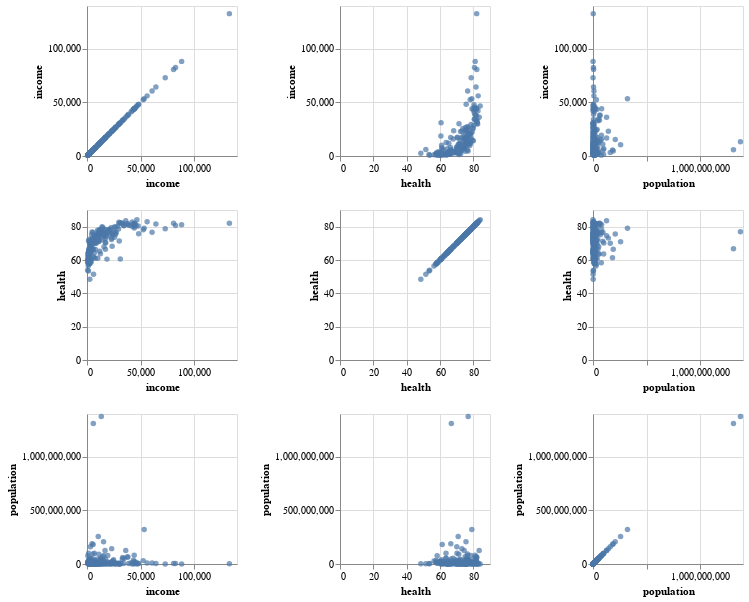

Notebook source saved alongside this figure:
### Code cell
alt.Chart(gapminder).mark_circle().encode(
    alt.X(alt.repeat("column"), type='quantitative'),
    alt.Y(alt.repeat("row"), type='quantitative')
).properties(
width=150 , 
    height=150
).repeat(
    row=["income","health","population"],
    column=["income","health","population"]
)

### Figure 1 — Vega-Lite specification as saved in the notebook (floating-point values rounded to 4 significant figures; data arrays with more than 128 entries replaced by an {"elided": "..."} marker saying what was removed)
{"$schema": "https://vega.github.io/schema/vega-lite/v3.4.0.json", "config": {"background": "white", "mark": {"tooltip": null}, "view": {"height": 300, "width": 400}}, "datasets": {"data-7e3b7ef5d72a8470b0044710e8a24cca": {"elided": "187 records"}}, "repeat": {"column": ["income", "health", "population"], "row": ["income", "health", "population"]}, "spec": {"data": {"name": "data-7e3b7ef5d72a8470b0044710e8a24cca"}, "encoding": {"x": {"field": {"repeat": "column"}, "type": "quantitative"}, "y": {"field": {"repeat": "row"}, "type": "quantitative"}}, "height": 150, "mark": "circle", "width": 150}}
